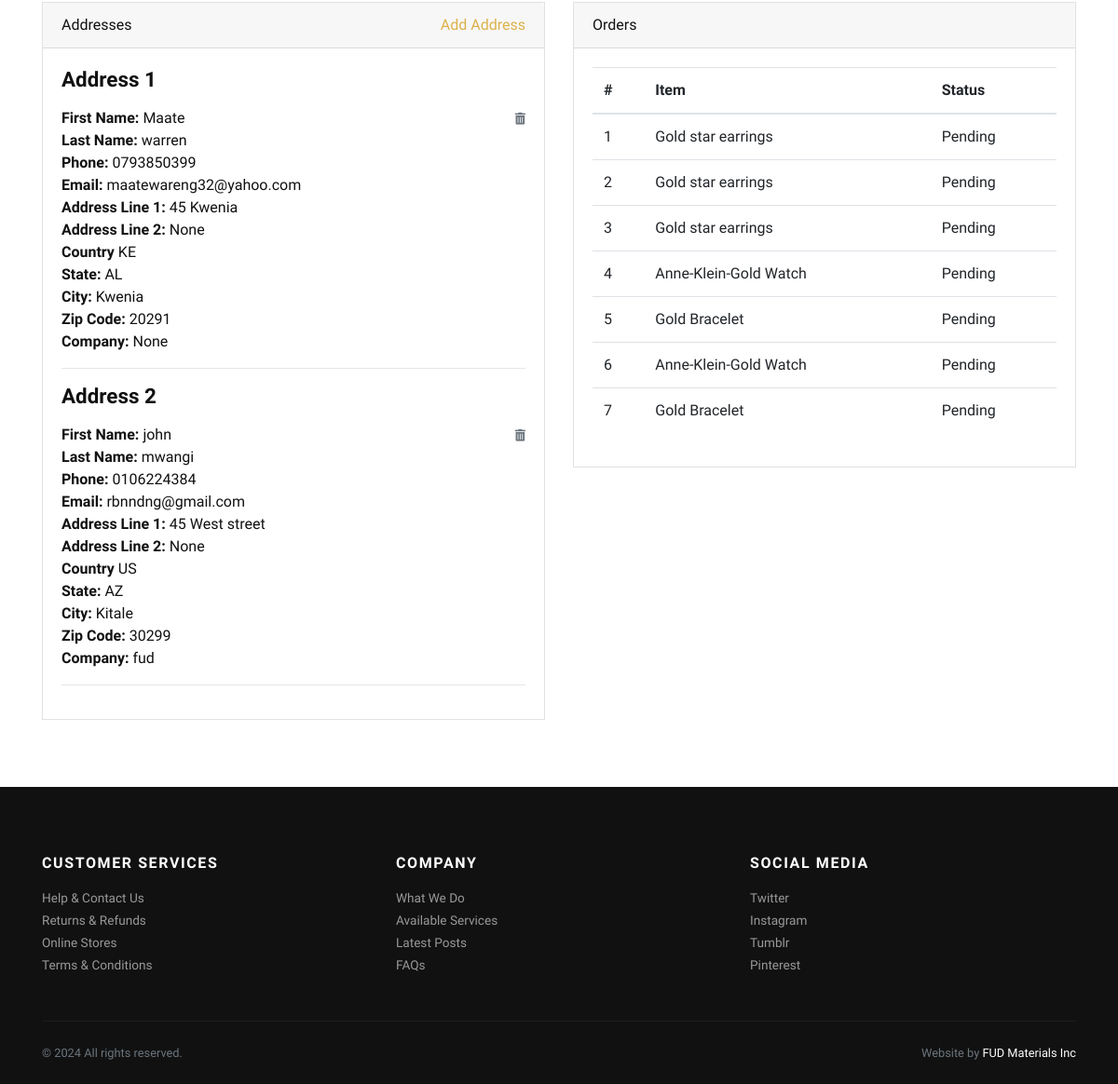
The page /accounts/profile/ (signed in, lower part) on the database as committed earlier.
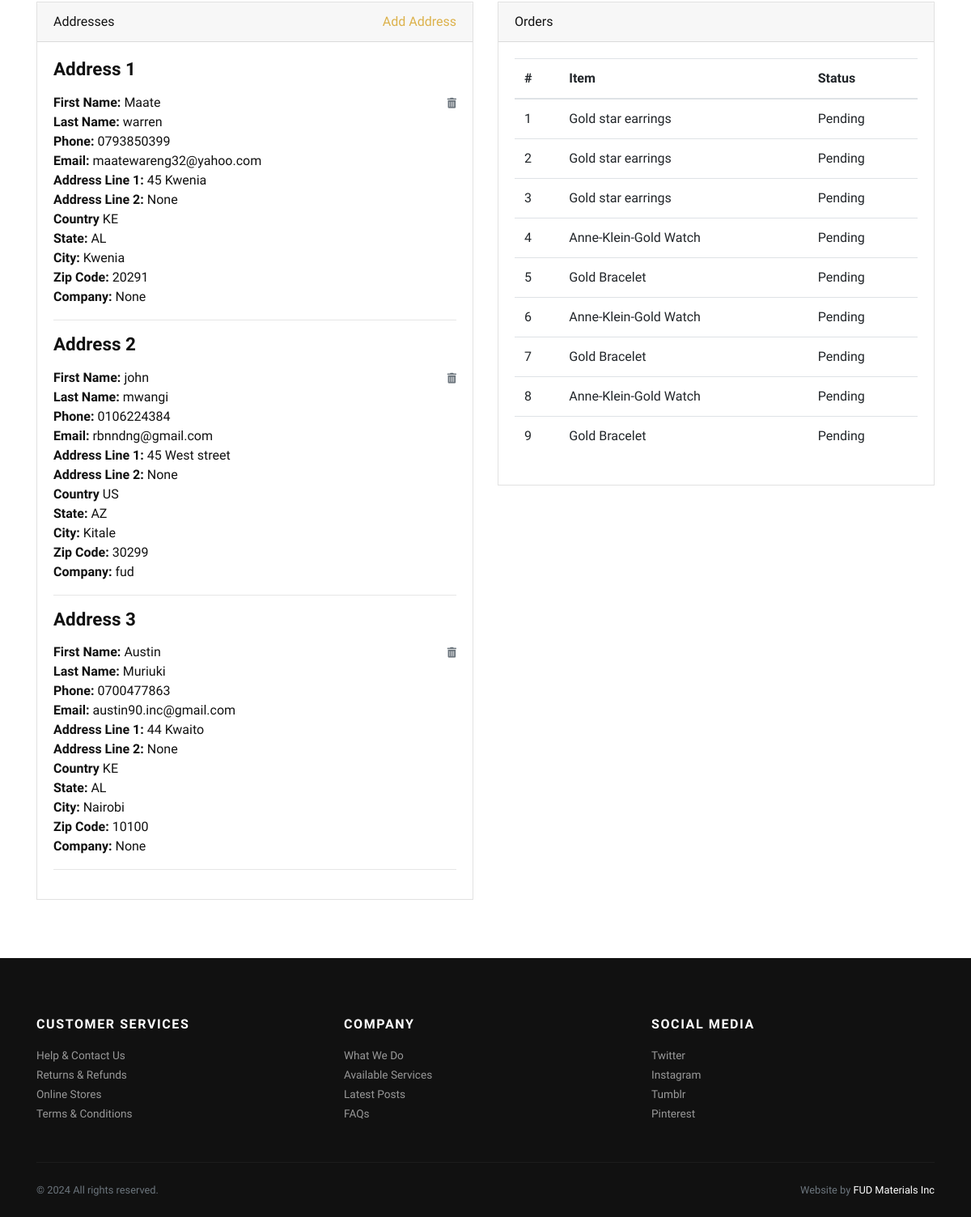
The same page on the database as committed later.
### store/models.py (models this page shows, shortened)
class Address(models.Model):
    user = models.ForeignKey(User, verbose_name="User", on_delete=models.CASCADE)
    city = models.CharField(max_length=150, verbose_name="City")
    state = USStateField(verbose_name="State")
    first_name = models.CharField(max_length=150, verbose_name="First Name")
    last_name = models.CharField(max_length=150, verbose_name="Last Name")
    email = models.EmailField(verbose_name="Email")
    phone = models.CharField(max_length=20, verbose_name="Phone")
    company = models.CharField(max_length=150, verbose_name="Company", blank=True, null=True)
    country = CountryField(verbose_name="Country", default='US')
    address_line1 = models.CharField(max_length=255, verbose_name="Address Line 1")
    address_line2 = models.CharField(max_length=255, verbose_name="Address Line 2", blank=True, null=True)
    zip_code = USZipCodeField(verbose_name="ZIP Code")

class Order(models.Model):
    user = models.ForeignKey(User, verbose_name="User", on_delete=models.CASCADE)
    address = models.ForeignKey(Address, verbose_name="Shipping Address", on_delete=models.CASCADE)
    product = models.ForeignKey(Product, verbose_name="Product", on_delete=models.CASCADE)
    quantity = models.PositiveIntegerField(verbose_name="Quantity")
    ordered_date = models.DateTimeField(auto_now_add=True, verbose_name="Ordered Date")
    status = models.CharField(
        choices=STATUS_CHOICES,
        max_length=50,
        default="Pending"
        )

class Product(models.Model):
    title = models.CharField(max_length=150, verbose_name="Product Title")
    slug = models.SlugField(max_length=160, verbose_name="Product Slug")
    sku = models.CharField(max_length=255, unique=True, verbose_name="Unique Product ID (SKU)")
    short_description = models.TextField(verbose_name="Short Description")
    detail_description = models.TextField(blank=True, null=True, verbose_name="Detail Description")
    product_image = models.ImageField(upload_to='product', blank=True, null=True, verbose_name="Product Image")
    price = models.DecimalField(max_digits=8, decimal_places=2)
    category = models.ForeignKey(Category, verbose_name="Product Category", on_delete=models.CASCADE)
    is_active = models.BooleanField(verbose_name="Is Active?")
    is_featured = models.BooleanField(verbose_name="Is Featured?")
    created_at = models.DateTimeField(auto_now_add=True, verbose_name="Created Date")
    updated_at = models.DateTimeField(auto_now=True, verbose_name="Updated Date")
    class Meta:
        verbose_name_plural = 'Products'
        ordering = ('-created_at', )

### store/views.py (the view)
# urls.py: path('accounts/profile/', views.profile, name="profile"),
@login_required
def profile(request):
    addresses = Address.objects.filter(user=request.user)
    orders = Order.objects.filter(user=request.user)
    return render(request, 'account/profile.html', {'addresses':addresses, 'orders':orders})

### store/context_preprocessors.py (called while the page is built)
def store_menu(request):
    categories = Category.objects.filter(is_active=True)
    context = {
        'categories_menu': categories,
    }
    return context

def cart_menu(request):
    if request.user.is_authenticated:
        cart_items= Cart.objects.filter(user=request.user)
        context = {
            'cart_items': cart_items,
        }
    else:
        context = {}
    return context

### templates/account/profile.html (shortened to what this page needs)
{% extends 'base.html' %}
{% load static %}
    {% block content %}
      <div class="container py-5">
        <div class="row">
          <div class="col-lg-6">
            <div class="card mb-4" id="headings">
              <div class="card-header">Addresses <span class="float-right"><a href="{% url 'store:add-address' %}">Add Address</a></span></div>
              <div class="card-body">
                {% if addresses %}
                    {% for address in addresses %}
                        <h4 class="mb-3">Address {{forloop.counter}}</h4>
                        <span class="float-right"><a href="{% url 'store:remove-address' address.id %}"><i class="fas fa-trash-alt small text-muted"></i></a></span>
                        <p>
                            <strong>First Name: </strong>{{address.first_name}} <br>
                            <strong>Last Name: </strong>{{address.last_name}} <br>
                            <strong>Phone: </strong>{{address.phone}} <br>
                            <strong>Email: </strong>{{address.email}} <br>
                            <strong>Address Line 1: </strong>{{address.address_line1}} <br>
                            <strong>Address Line 2: </strong>{{address.address_line2}} <br>
                            <strong>Country </strong>{{address.country}} <br>
                            <strong>State: </strong>{{address.state}} <br>
                            <strong>City: </strong>{{address.city}} <br>
                            <strong>Zip Code: </strong>{{address.zip_code}} <br>
                            <strong>Company: </strong>{{address.company}} <br>
                        </p>
                        <hr>
                    {% endfor %}
                {% else %}
                <div class="text-danger">
                  Address not Added.
                </div>
                {% endif %}
              </div>
            </div>
          </div>
          <div class="col-lg-6">
            <div class="card mb-4" id="tables">
              <div class="card-header">Orders</div>
              <div class="card-body">
                <table class="table table-hover">
                  <thead>
                    <tr>
                      <th>#</th>
                      <th>Item</th>
                      <th>Status</th>
                    </tr>
                  </thead>
                  <tbody>
                    {% if orders %}
                      {% for order in orders %}
                        <tr>
                          <td>{{forloop.counter}}</td>
                          <td>{{order.product.title}}</td>
                          <td>
                            {{order.status}}
                          </td>
                        </tr>
                      {% endfor %}
                    {% else %}
                    <tr>
                      <td class="text-danger" colspan="3">You've not Ordered anything yet.</td>
                    </tr>
                    {% endif %}
                  </tbody>
                </table>
              </div>
            </div>
          </div>
        </div>
      </div>
{% endblock content %}

Rows that differ between the two databases and show on the page:
added Address: first_name "Austin", last_name "Muriuki", phone "0700477863", email "austin90.inc@gmail.com", address_line1 "44 Kwaito", address_line2 "None", country "KE", state "AL", city "Nairobi", zip_code "10100", company "None"
added Order: product "Anne-Klein-Gold Watch", status "Pending"
added Order: product "Gold Bracelet", status "Pending"
